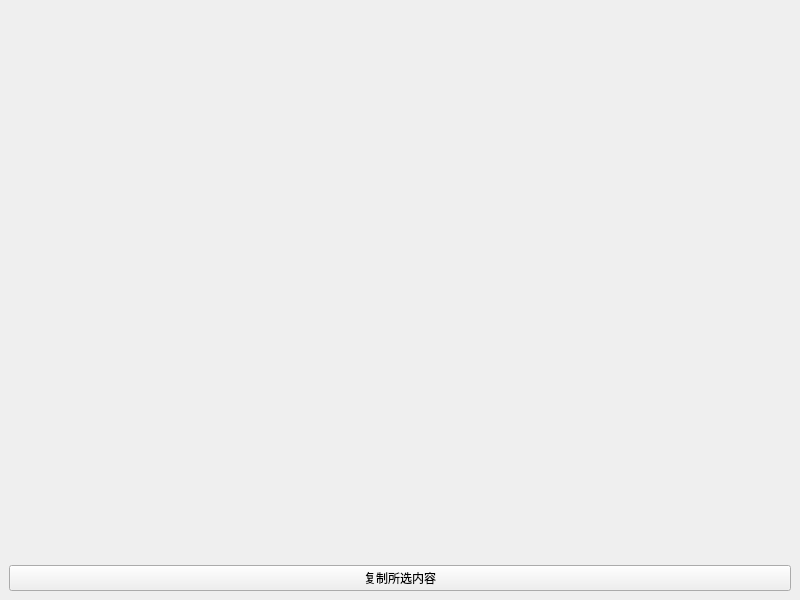
<?xml version="1.0" encoding="UTF-8"?>
<ui version="4.0">
 <class>ExhibitForm</class>
 <widget class="QMainWindow" name="ExhibitForm">
  <property name="geometry">
   <rect>
    <x>0</x>
    <y>0</y>
    <width>800</width>
    <height>600</height>
   </rect>
  </property>
  <property name="sizePolicy">
   <sizepolicy hsizetype="Preferred" vsizetype="Preferred">
    <horstretch>0</horstretch>
    <verstretch>0</verstretch>
   </sizepolicy>
  </property>
  <property name="font">
   <font>
    <family>思源黑体</family>
   </font>
  </property>
  <property name="windowTitle">
   <string>OCR结果</string>
  </property>
  <property name="styleSheet">
   <string notr="true">border-color: rgb(105, 195, 146);</string>
  </property>
  <widget class="QWidget" name="centralwidget">
   <layout class="QVBoxLayout" name="verticalLayout">
    <property name="leftMargin">
     <number>9</number>
    </property>
    <property name="topMargin">
     <number>9</number>
    </property>
    <property name="rightMargin">
     <number>9</number>
    </property>
    <property name="bottomMargin">
     <number>9</number>
    </property>
    <item>
     <widget class="QLabel" name="label">
      <property name="text">
       <string/>
      </property>
     </widget>
    </item>
    <item>
     <widget class="QPushButton" name="copy_button">
      <property name="font">
       <font>
        <family>思源黑体</family>
       </font>
      </property>
      <property name="styleSheet">
       <string notr="true"/>
      </property>
      <property name="text">
       <string>复制所选内容</string>
      </property>
     </widget>
    </item>
   </layout>
  </widget>
 </widget>
 <resources/>
 <connections/>
</ui>
